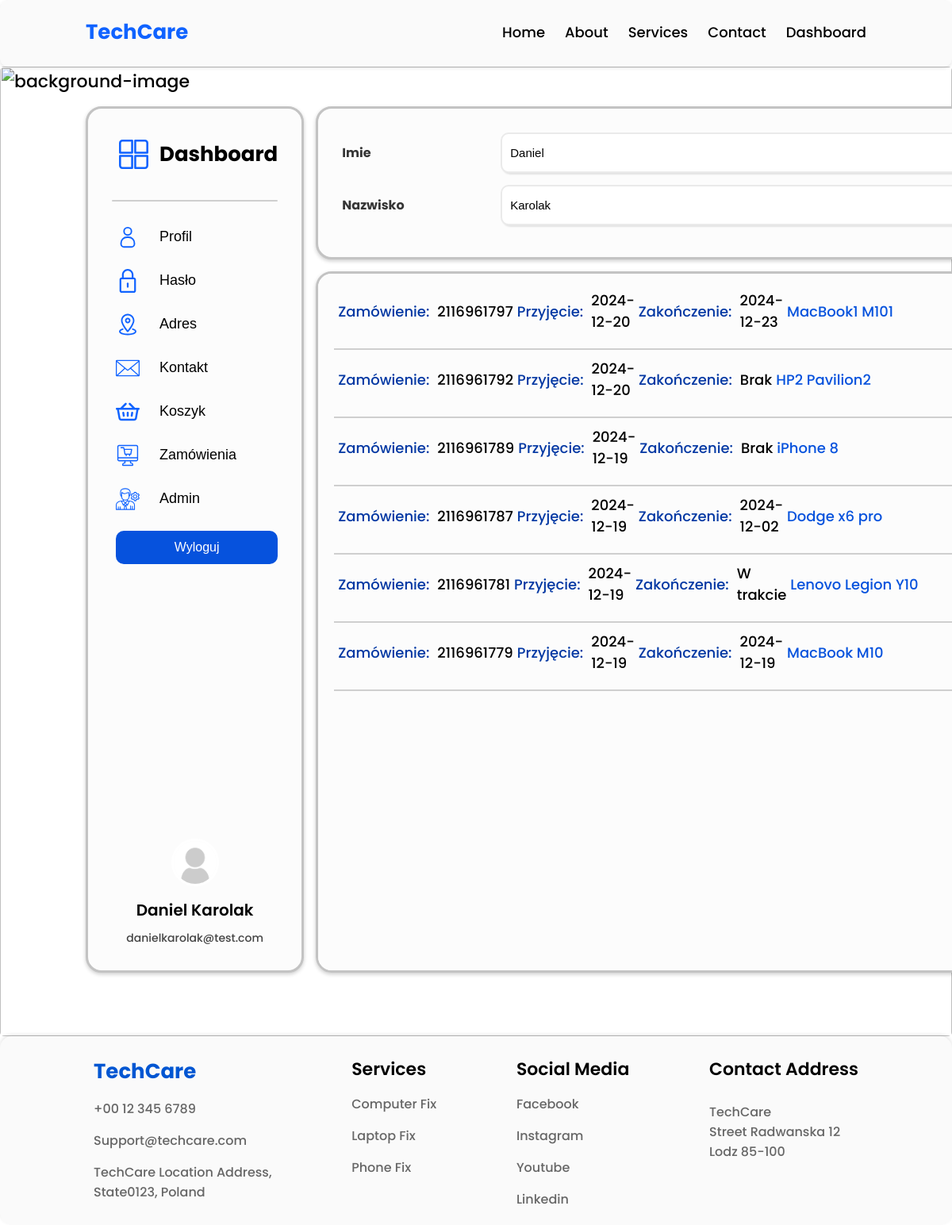
Page /?page=dashboard (signed in) on the committed database.
### tables this page shows
CREATE TABLE `zlecenia` (
  `Id_Zlecenia` int(11) NOT NULL,
  `Id_Urządzenia` int(11) DEFAULT NULL,
  `Id_Pracownika` int(11) DEFAULT NULL,
  `Data_Przyjęcia` date DEFAULT NULL,
  `Opis_Problemu` text DEFAULT NULL,
  `Id_Statusu` int(11) DEFAULT NULL,
  `Data_Zakończenia` date DEFAULT NULL,
  `Id_Usługi` int(11) DEFAULT NULL,
  `Id_Płatności` int(11) DEFAULT NULL,
  `Cena_Zlecenia` decimal(10,2) DEFAULT NULL
);

### src/app/dashboard/firstComponent/firstComponent.php (the view, shortened to what this page needs)
<?php
require 'db.php';
$email = $_SESSION['email'] ?? null;
$firstname = $_SESSION['firstname'] ?? null;
$lastname = $_SESSION['lastname'] ?? null;
$ClientId = $_SESSION['ClientId'] ?? null;
$isAdmin = $_SESSION['isAdmin'] ?? null;
$section = isset($_POST['section']) ? $_POST['section'] : 'profile';
$sql = "
    SELECT
        z.Id_Zlecenia,
        z.Id_Urządzenia,
        z.Id_Pracownika,
        z.Data_Przyjęcia,
        z.Opis_Problemu AS Opis_Naprawy,
        z.Id_Statusu,
        s.Nazwa AS Nazwa_Statusu,
        z.Data_Zakończenia,
        z.Cena_Zlecenia,
        z.Id_Usługi,
        u.Id_Klienta,
        u.Id_TypuUrządzenia,
        u.Marka,
        u.Model,
        u.Opis_problemu AS Opis_Problemu,
        u.Numer_Seryjny,
        p.Imie AS Imie_Pracownika,
        p.Nazwisko AS Nazwisko_Pracownika,
        p.Stanowisko AS Stanowisko_Pracownika,
        z.Id_Płatności,
        x.Nazwa_Płatności,
        tu.Nazwa AS Nazwa_TypuUrządzenia,
        serv.Nazwa AS Nazwa_Usługi,
        serv.Opis AS Opis_Usługi,
        serv.Cena AS Cena_Usługi
    FROM zlecenia z
    INNER JOIN urządzenia u ON z.Id_Urządzenia = u.Id_Urządzenia
    INNER JOIN typurządzenia tu ON u.Id_TypuUrządzenia = tu.Id_TypuUrządzenia
    INNER JOIN usługi serv ON z.Id_Usługi = serv.Id_Usługi
    INNER JOIN status s ON z.Id_Statusu = s.Id_Statusu
    INNER JOIN pracownicy p ON z.Id_Pracownika = p.Id_Pracownika
    INNER JOIN płatność x ON z.Id_Płatności = x.Id_Płatności
    WHERE u.Id_Klienta = :id_klienta
      AND z.Id_Statusu != :id_statusu
    ORDER BY z.Id_Zlecenia DESC;
";
$stmt = $conn->prepare($sql);
$StatusId = 2116961735;
$stmt->bindParam(':id_klienta', $ClientId, PDO::PARAM_INT);
$stmt->bindParam(':id_statusu', $StatusId, PDO::PARAM_INT);
$stmt->execute();
$AllOrdersFromClient = $stmt->fetchAll(PDO::FETCH_ASSOC);
?>
<div class="page-dashboard-first-back">
    <div class="page-dashboard-first-container">
        <div class="page-dashboard">
            <div class="page-dashboard-menu">
                <div class="page-dashboard-menu-head">
                    <img src="/public/dashboard_icon.svg" alt="dashboard-icon"/>
                    <h1>Dashboard</h1>
                </div>
                <span></span>
                <div class="page-dashboard-menu-nav">
                    <form method="post" class="page-dashboard-menu-sections">
                        <button type="submit" name="section" value="profile">
                            <img src="/public/profile_icon.svg" alt="profile-icon" class="page-dashboard-menu-icon"/>
                            <h3>Profil</h3>
                        </button>
                        <button type="submit" name="section" value="password">
                            <img src="/public/password_icon.svg" alt="contact-icon" class="page-dashboard-menu-icon"/>
                            <h3>Hasło</h3>
                        </button>
                        <button type="submit" name="section" value="address">
                            <img src="/public/address_icon.svg" alt="profile-icon" class="page-dashboard-menu-icon"/>
                            <h3>Adres</h3>
                        </button>
                        <button type="submit" name="section" value="contact">
                            <img src="/public/contact_icon.svg" alt="contact-icon" class="page-dashboard-menu-icon"/>
                            <h3>Kontakt</h3>
                        </button>
                        <button type="submit" name="section" value="basket">
                            <img src="/public/order-icon3.svg" alt="basket-icon" class="page-dashboard-menu-icon"/>
                            <h3>Koszyk</h3>
                        </button>
                        <button type="submit" name="section" value="orders">
                            <img src="/public/order_icon.svg" alt="order-icon" class="page-dashboard-menu-icon"/>
                            <h3>Zamówienia</h3>
                        </button>
                        <?php if ($isAdmin): ?>
                            <button type="submit" name="section" value="admin">
                                <img src="/public/admin-icon.svg" alt="admin-icon" class="page-dashboard-menu-icon" />
                                <h3>Admin</h3>
                            </button>
                        <?php endif; ?>
                        <div class="page-dashboard-button-logout">
                            <button type="submit" name="logout">Wyloguj</button>
                        </div>
                    </form>
                    <div class="page-dashboard-menu-user-profile">
                        <img src="/public/noavatar.png" alt="user-profile">
                        <h3><?php echo htmlspecialchars($firstname . ' ' . $lastname); ?></h3>
                        <p><?php echo htmlspecialchars($email); ?></p>
                    </div>
                </div>
            </div>
            <div class="page-dashboard-content">
                <div class="page-about-content-top" style="display: <?php
                    if ($section === 'orders') {
                        echo "none";
                    }
                ?>">
                    <?php if ($section === 'profile'): ?>
                        <div class="page-about-content-top-second">
                            <div class="page-about-content-top-second-data">
                                <h5>Imie</h5>
                                <input type="text" placeholder="Firstname" value=<?php echo ($firstname); ?>>
                            </div>
                            <div class="page-about-content-top-second-data">
                                <h5>Nazwisko</h5>
                                <input type="text" placeholder="Lastname" value=<?php echo ($lastname); ?>>
                            </div>
                        </div>
                    <?php endif; ?>
                </div>
                <div class="page-dashboard-content-bottom">
                    <div class="page-dashboard-content-bottom-details">
                        <?php if ($section !== 'admin' && $section !== 'clientOrder' && $section !== 'employeeOrder' ): ?>
                            <?php if (!empty($AllOrdersFromClient)): ?>
                                <?php foreach ($AllOrdersFromClient as $order): ?>
                                    <div class="page-dashboard-orders-user-single-order">
                                        <div class="page-dashboard-orders-user-single-section-title">Zamówienie:</div>
                                        <div class="page-dashboard-orders-user-single-id"><?php echo htmlspecialchars($order['Id_Zlecenia']); ?></div>
                                        <div class="page-dashboard-orders-user-single-section-title">Przyjęcie: </div>
                                        <div class="page-dashboard-orders-user-single-date-reception"><?php echo htmlspecialchars($order['Data_Przyjęcia']); ?></div>
                                        <div class="page-dashboard-orders-user-single-section-title">Zakończenie: </div>
                                        <div class="page-dashboard-orders-user-single-data-ending">
                                            <?php
                                            if($order['Data_Zakończenia'])
                                            {
                                                echo htmlspecialchars($order['Data_Zakończenia']);
                                            }
                                            else if($order['Nazwa_Statusu'] === 'Anulowane' || $order['Nazwa_Statusu'] === 'Nie Zaplacone')
                                            {
                                                echo "Brak";
                                            }
                                            else{
                                                echo "W trakcie";
                                            }
                                            ?>
                                        </div>
                                        <div class="page-dashboard-orders-user-single-section-device"><?php echo htmlspecialchars($order['Marka'] . " " . $order['Model']); ?></div>
                                    </div>
                                <?php endforeach; ?>
                            <?php else: ?>
                                <p>Brak zamowien klienta</p>
                            <?php endif; ?>
                        <?php endif; ?>
                    </div>
                </div>
            </div>
        </div>
    </div>
</div>

### index.php (shortened to what this page needs)
<?php
$page = $_GET['page'] ?? 'home';
switch ($page) {
    case 'dashboard':
        include './src/app/dashboard/index.php';
        break;
}
?>
<?php include './src/components/header/index.php'; ?>

### src/app/dashboard/index.php
<div class="container">
    <link rel="stylesheet" href="../../../style.css">
    <?php
    include './src/components/navbar/navbar.php';
    include './src/app/dashboard/firstComponent/firstComponent.php';
    include './src/components/footer/footer.php';
    ?>
</div>

### src/components/navbar/navbar.php (shortened to what this page needs)
<div class="navbar-back">
    <div class="navbar-container">
        <div class="navbar">
            <a href="?page=home" class="logo">TechCare</a>
            <div class="links">
                <a href="?page=home">Home</a>
                <a href="?page=about">About</a>
                <a href="?page=services">Services</a>
                <a href="?page=contact">Contact</a>
                <a href="?page=dashboard">Dashboard</a>
            </div>
        </div>
    </div>
</div>

### src/components/footer/footer.php
<div class="footer-back">
    <div class="footer-container">
        <div class="footer">
            <div class="footer-details">
                <div class="footer-section">
                    <h3>TechCare</h3>
                    <p>+00 12 345 6789</p>
                    <p>Support@techcare.com</p>
                    <p>TechCare Location Address,<br/> State0123, Poland</p>
                </div>
                <div class="footer-section">
                    <h3>Services</h3>
                    <p>Computer Fix</p>
                    <p>Laptop Fix</p>
                    <p>Phone Fix</p>
                </div>
                <div class="footer-section">
                    <h3>Social Media</h3>
                    <p>Facebook</p>
                    <p>Instagram</p>
                    <p>Youtube</p>
                    <p>Linkedin</p>
                </div>
                <div class="footer-section">
                    <h3>Contact Address</h3>
                    <p>TechCare <br/>Street Radwanska 12<br/>Lodz 85-100</p>
                </div>
            </div>
        </div>
    </div>
</div>

### src/components/header/index.php (shortened to what this page needs)
<!DOCTYPE html>
<html lang="en">
<head>
    <link rel="stylesheet" href="/src/components/navbar/navbar.css">
    <link rel="stylesheet" href="/src/components/footer/footer.css">
    <link rel="stylesheet" href="/src/app/home/heroComponent/heroComponent.css">
    <link rel="stylesheet" href="/src/app/home/aboutComponent/aboutComponent.css">
    <link rel="stylesheet" href="/src/app/home/featuresComponent/featuresComponent.css">
    <link rel="stylesheet" href="/src/app/home/servicesComponent/servicesComponent.css">
    <link rel="stylesheet" href="/src/app/about/firstComponent/firstComponent.css">
    <link rel="stylesheet" href="/src/app/about/secondComponent/secondComponent.css">
    <link rel="stylesheet" href="/src/app/about/thirdComponent/thirdComponent.css">
    <link rel="stylesheet" href="/src/app/about/fourthComponent/fourthComponent.css">
    <link rel="stylesheet" href="/src/app/services/firstComponent/firstComponent.css">
    <link rel="stylesheet" href="/src/app/services/secondComponent/secondComponent.css">
    <link rel="stylesheet" href="/src/app/contact/firstComponent/firstComponent.css">
    <link rel="stylesheet" href="/src/app/contact/secondComponent/secondComponent.css">
    <link rel="stylesheet" href="/src/app/login/LoginComponent/LoginComponent.css">
    <link rel="stylesheet" href="/src/app/register/RegisterComponent/RegisterComponent.css">
    <link rel="stylesheet" href="/src/app/settings/SettingsComponent/SettingsComponent.css">
    <link rel="stylesheet" href="/src/app/dashboard/firstComponent/firstComponent.css">
    <link rel="stylesheet" href="/src/app/contact/firstComponent/contactIcons/contactIcons.css">
    <link href="https://cdnjs.cloudflare.com/ajax/libs/font-awesome/6.0.0-beta3/css/all.min.css" rel="stylesheet">
</head>
<body>

### style.css (style rules this page uses)
* { margin: 0; padding: 0; box-sizing: border-box; }
body { font-family: "Poppins", sans-serif; background-color: #ffffff; font-weight: 500; font-size: 22px; }
a { text-decoration: none; color: inherit; }
.container { min-height: 100vh; padding: 0; display: flex; flex-direction: column; justify-content: space-between; }

### src/components/navbar/navbar.css (style rules this page uses)
.navbar-back { box-shadow: 0 2px 4px rgba(0, 0, 0, 0.1); border: none; border-radius: 10px; padding: 10px 0 14px 0; z-index: 10; background-color: #fafafa; }
.navbar-container { width: 1536px; padding: 0 50px; margin: auto; }
.navbar { display: flex; justify-content: space-between; align-items: center; height: 60px; }
.logo { font-size: 26px; color: #1063ff; font-weight: 700; }
.links { display: flex; gap: 35px; align-items: center; cursor: pointer; font-size: 18px; }
@media (max-width: 1536px) { .navbar-container { width: 1366px; } }
@media (max-width: 1536px) { .links { gap: 25px; } }
@media (max-width: 1366px) { .navbar-container { width: 1280px; } }
@media (max-width: 1280px) { .navbar-container { width: 1024px; padding: 0 20px; } }

### src/components/footer/footer.css (style rules this page uses)
.footer-back { box-shadow: 0 -2px 4px rgba(0, 0, 0, 0.1); border: none; border-radius: 15px; padding-top: 25px; background-color: #fafafa; }
.footer-container { width: 1536px; margin: auto; }
.footer { display: flex; flex-direction: column; padding: 0 70px; margin-bottom: 10px; color: #666666; }
.footer-details { display: flex; }
.footer-section { display: flex; flex-direction: column; gap: 15px; width: calc(100vw / 4); font-size: 18px; cursor: pointer; margin-bottom: 10px; }
.footer-section:nth-child(1) h3 { color: #0056d2; font-size: 26px; }
.footer-section:nth-child(2) h3 { color: black; font-size: 22px; font-weight: 600; }
.footer-section:nth-child(3) h3 { color: black; font-size: 22px; font-weight: 600; }
.footer-section:nth-child(4) h3 { color: black; font-size: 22px; font-weight: 600; margin-bottom: 10px; }
.footer-section p { font-size: 16px; }
@media (max-width: 1536px) { .footer-container { width: 1366px; } }
@media (max-width: 1366px) { .footer-container { width: 1280px; } }
@media (max-width: 1280px) { .footer-container { width: 1024px; } }
@media (max-width: 1280px) { .footer { padding: 0 30px; } }
@media (max-width: 1280px) { .footer-details { justify-content: space-between; } }
@media (max-width: 1280px) { .footer-section { width: auto; } }

### rows in the picture
zlecenia: Id_Zlecenia "2116961797", Data_Przyjęcia "2024-12-20", Data_Zakończenia "2024-12-23", Id_Urządzenia.Model "MacBook1 M101"
zlecenia: Id_Zlecenia "2116961792", Data_Przyjęcia "2024-12-20", shows "Brak", Id_Urządzenia.Model "HP2 Pavilion2"
zlecenia: Id_Zlecenia "2116961789", Data_Przyjęcia "2024-12-19", shows "Brak", Id_Urządzenia.Model "iPhone 8"
zlecenia: Id_Zlecenia "2116961787", Data_Przyjęcia "2024-12-19", Data_Zakończenia "2024-12-02", Id_Urządzenia.Model "Dodge x6 pro"
zlecenia: Id_Zlecenia "2116961781", Data_Przyjęcia "2024-12-19", shows "W trakcie", Id_Urządzenia.Model "Lenovo Legion Y10"
zlecenia: Id_Zlecenia "2116961779", Data_Przyjęcia "2024-12-19", Data_Zakończenia "2024-12-19", Id_Urządzenia.Model "MacBook M10"

### other values in the picture
$firstname . ' ' . $lastname "Daniel Karolak"
$email "danielkarolak@test.com"
